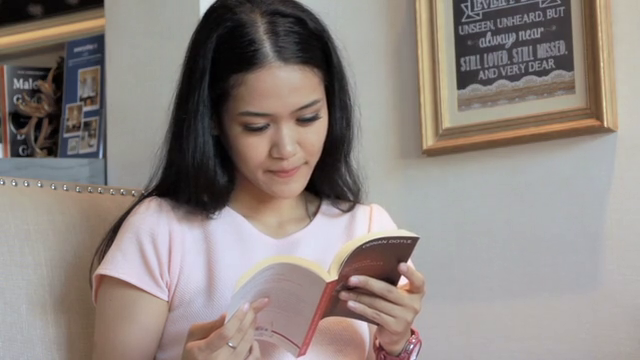
#> input picture frame 37 of 10.1 eye.mp4.mp4, 640 x 360 px, given in place of 5.1 car.mp4.mp4, which was not available
$ python 'arka_plan_cıkarma_2_11k.py'
#> lines starting #> are read from the running program, lines starting #| are printed output that depends on the picture; after the words box and inside, x2 and y2 are one past the last pixel; in counts of white or black regions, pixels touching at a corner belong together; pictures that were not available may be replaced by others from this repository, and a replacement may not be noted
import cv2
import numpy as np

cap = cv2.VideoCapture("5.1 car.mp4.mp4")
subtractor = cv2.createBackgroundSubtractorMOG2(history=100,varThreshold=120,detectShadows=True)

while 1:
    _,frame=cap.read()
#> frame is the input picture: shape (360, 640, 3); mean B, G, R 129.2, 133.8, 143.2
    frame=cv2.resize(frame,(640,480))
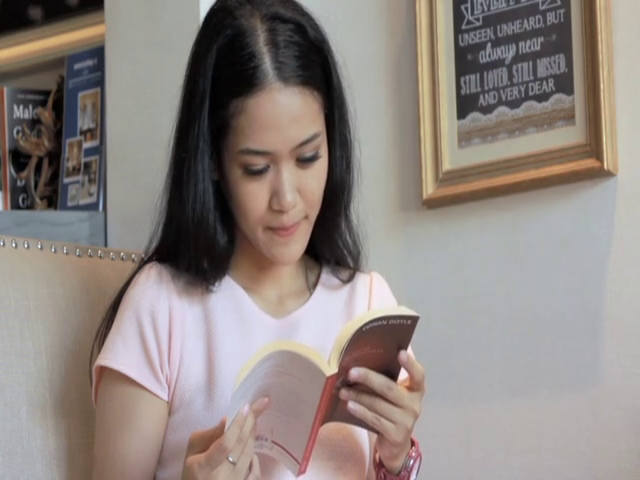
#> frame: shape (480, 640, 3); mean B, G, R 129.2, 133.8, 143.2
    mask = subtractor.apply(frame)
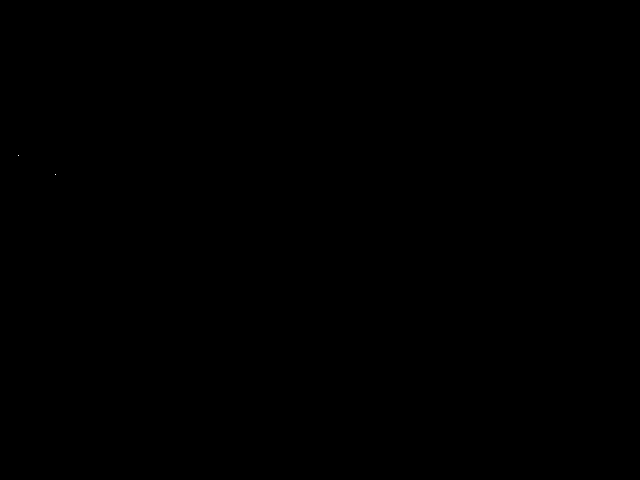
#> mask: shape (480, 640); values 127 (black) and 255 (white), 0% white in thin lines or dots, all inside (x1, y1, x2, y2) = (18, 155, 56, 175)

    cv2.imshow("frame",frame)
    cv2.imshow("mask",mask)

    if cv2.waitKey(20) & 0xFF==ord('q'):
#> (key q is pressed here)
        break


cap.release()
cv2.destroyAllWindows()

$ run again, starting later in the video
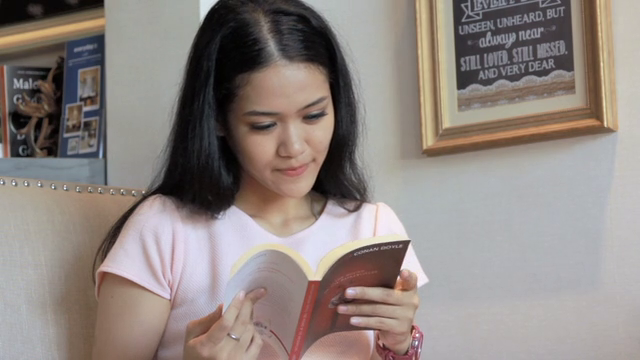
#> input picture frame 168 of 10.1 eye.mp4.mp4, 640 x 360 px, given in place of 5.1 car.mp4.mp4, which was not available
#> frame is the input picture: shape (360, 640, 3); mean B, G, R 129.4, 133.7, 143.3
#> `frame=cv2.resize(frame,(640,480))`:
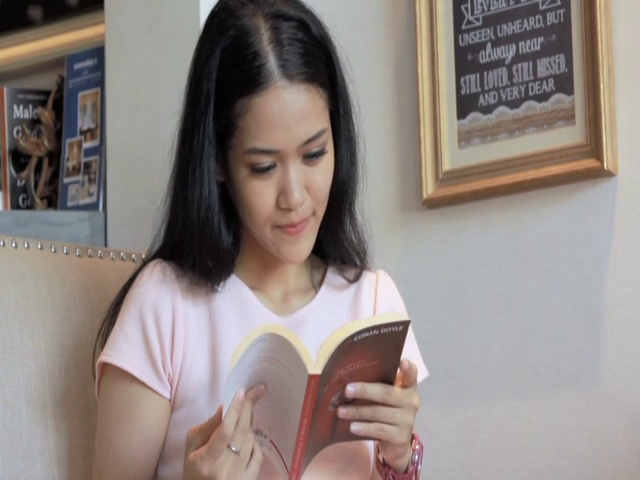
#> frame: shape (480, 640, 3); mean B, G, R 129.4, 133.7, 143.3
#> mask: shape (480, 640); values 127 (black) and 255 (white), 0% white in thin lines or dots, all inside (x1, y1, x2, y2) = (223, 183, 224, 184)

$ run again, starting later in the video
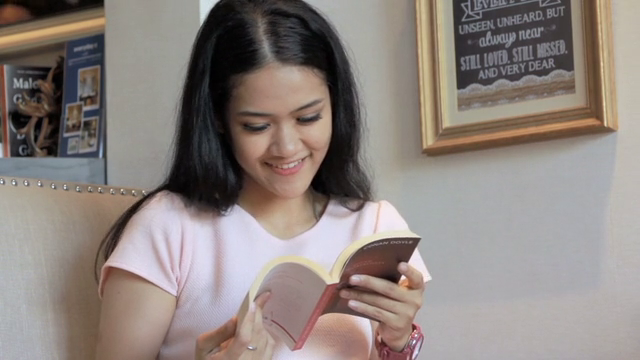
#> input picture frame 300 of 10.1 eye.mp4.mp4, 640 x 360 px, given in place of 5.1 car.mp4.mp4, which was not available
#> frame is the input picture: shape (360, 640, 3); mean B, G, R 127, 131.6, 141.5
#> `frame=cv2.resize(frame,(640,480))`:
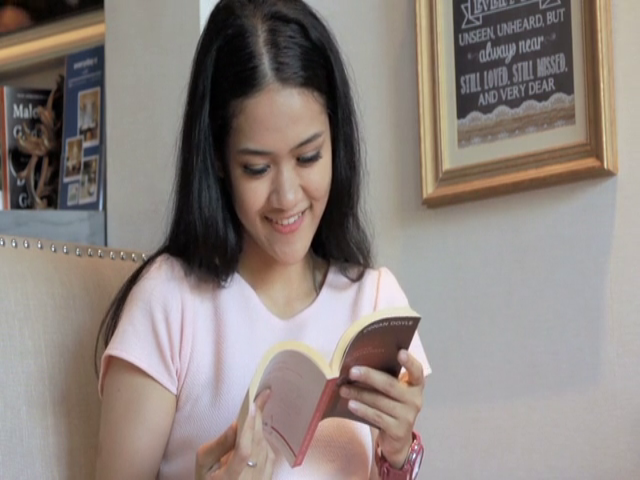
#> frame: shape (480, 640, 3); mean B, G, R 127, 131.6, 141.5
#> mask: shape (480, 640); values 127 (black) and 255 (white), 0% white in thin lines or dots, all inside (x1, y1, x2, y2) = (215, 137, 218, 140)
